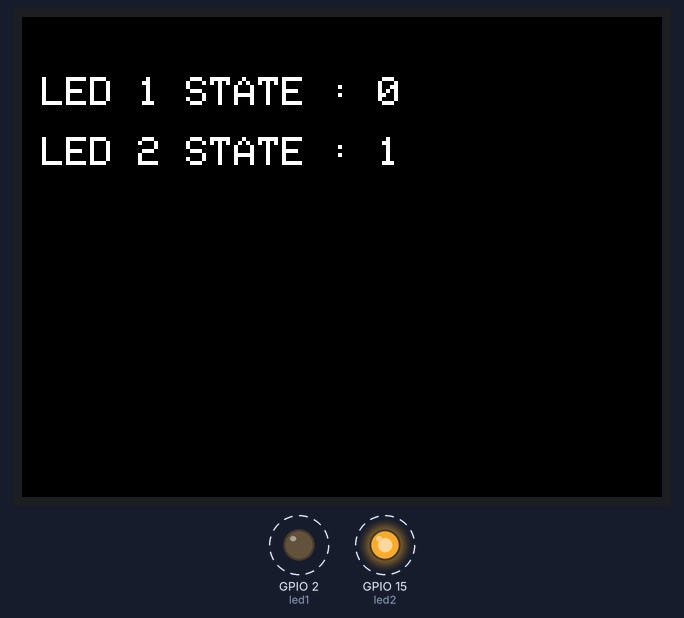
A sketch run on a simulated ESP32. Parts: 320×240 colour display, output pins drawn as LEDs (lit = HIGH). Dashed ring = blinking. What the sketch prints to the serial monitor is not drawn.

Above: at 1.05 s.
At 37.55 s:
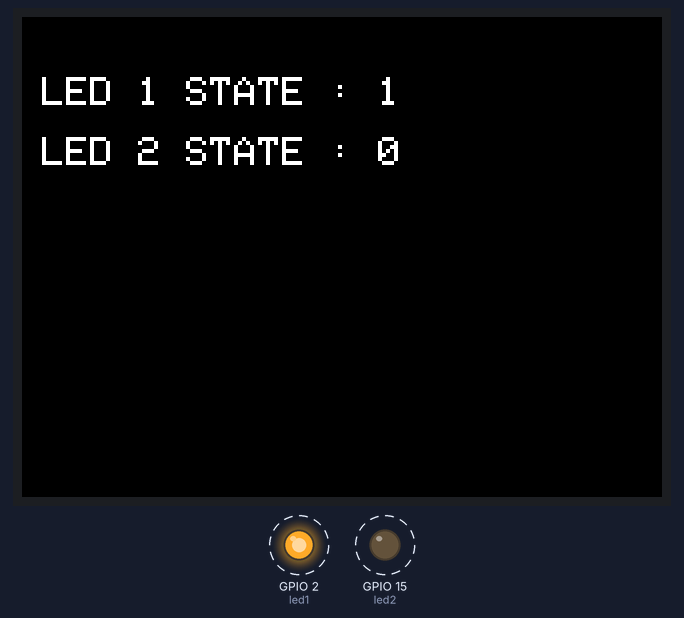
Timing chart, 0 to 40.0 s (numbered marks = the images above):
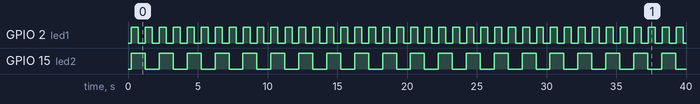

Measured:
- by itself, GPIO 2 (led1): alternates HIGH for 0.50 s and LOW for 0.50 s
- by itself, GPIO 15 (led2): alternates HIGH for 1.0 s and LOW for 1.0 s
- what the display in image 0 shows lasts 0.4 s, from 0.9 s to 1.3 s

The sketch:

task_lcd.ino
```cpp
#include <Arduino.h>
#include "TFT_eSPI.h"

TFT_eSPI tft;

const int led1 = 2; // LED pin
const int led2 = 15;

int led1_state = 0;
int led2_state = 0;

void setup() {
  // put your setup code here, to run once:
  pinMode(led1, OUTPUT);
  pinMode(led2, OUTPUT);

  tft.begin();
  tft.setRotation(3);
  tft.fillScreen(TFT_BLACK);
  tft.setTextColor(TFT_WHITE, TFT_BLACK);
  tft.setTextSize(2);

  xTaskCreatePinnedToCore (
    updateLCD,
    "Update LCD",
    1000,
    NULL,
    1,
    NULL,
    0
  );

  xTaskCreatePinnedToCore(
    toggleLED1,    // Function that should be called
    "Toggle LED",   // Name of the task (for debugging)
    1000,            // Stack size (bytes)
    NULL,            // Parameter to pass
    1,               // Task priority
    NULL,             // Task handle
    1
  );
  xTaskCreatePinnedToCore(
    toggleLED2,
    "Toggle LED 2",
    1000,
    NULL,
    1,
    NULL,
    1
  );
  Serial.begin(115200);
}

void toggleLED1(void * parameter){
  for(;;){ // infinite loop
    Serial.println("Hello from toggleLED1");
    if (led1_state == 0) {
      led1_state = 1;
    } else {
      led1_state = 0;
    }
    digitalWrite(led1, led1_state);
    // Pause the task for 500ms
    vTaskDelay(500 / portTICK_PERIOD_MS);
  }
}

void toggleLED2(void * parameter){
  for(;;){ // infinite loop
    Serial.println("Hello from toggleLED2");
    if (led2_state == 0) {
      led2_state = 1;
    } else {
      led2_state = 0;
    }
    digitalWrite(led2, led2_state);
    // Pause the task for 500ms
    vTaskDelay(1000 / portTICK_PERIOD_MS);
  }
}

void updateLCD(void * parameter) {
  for (;;) {
    tft.setCursor(10, 30);
    tft.print("LED 1 STATE : ");
    tft.println(led1_state);

    tft.setCursor(10, 60);
    tft.print("LED 2 STATE : ");
    tft.println(led2_state);

    vTaskDelay(200 / portTICK_PERIOD_MS);
  }
}

void loop() {
  // put your main code here, to run repeatedly:

}
```
